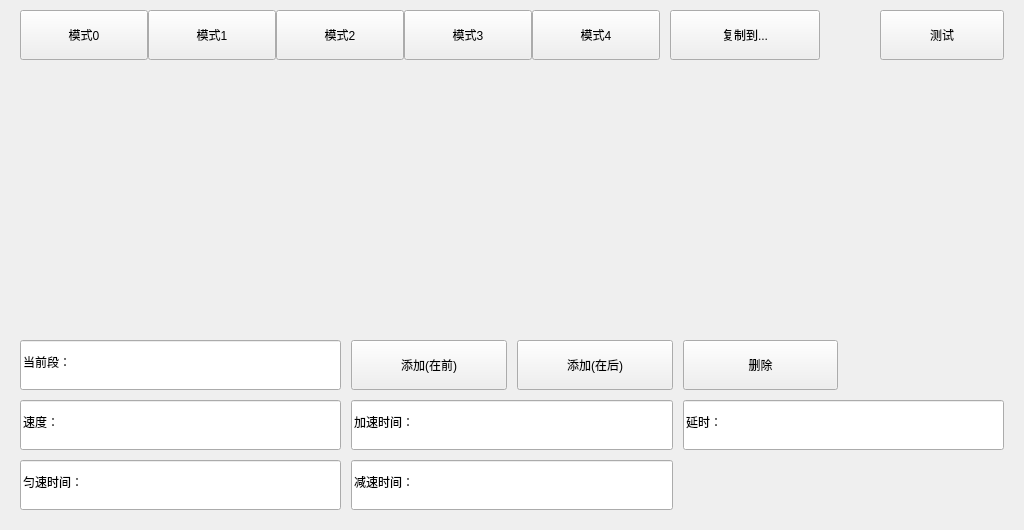
<?xml version="1.0" encoding="UTF-8"?>
<ui version="4.0">
 <class>FormMenuHSetMM2</class>
 <widget class="QWidget" name="FormMenuHSetMM2">
  <property name="geometry">
   <rect>
    <x>0</x>
    <y>0</y>
    <width>1024</width>
    <height>530</height>
   </rect>
  </property>
  <property name="windowTitle">
   <string>FormMenuHSetMM2</string>
  </property>
  <widget class="QPushButton" name="btn_test">
   <property name="geometry">
    <rect>
     <x>880</x>
     <y>10</y>
     <width>124</width>
     <height>50</height>
    </rect>
   </property>
   <property name="sizePolicy">
    <sizepolicy hsizetype="Minimum" vsizetype="Minimum">
     <horstretch>0</horstretch>
     <verstretch>0</verstretch>
    </sizepolicy>
   </property>
   <property name="text">
    <string>测试</string>
   </property>
  </widget>
  <widget class="QWidget" name="widget" native="true">
   <property name="geometry">
    <rect>
     <x>20</x>
     <y>10</y>
     <width>640</width>
     <height>50</height>
    </rect>
   </property>
   <layout class="QHBoxLayout" name="horizontalLayout">
    <property name="spacing">
     <number>0</number>
    </property>
    <property name="leftMargin">
     <number>0</number>
    </property>
    <property name="topMargin">
     <number>0</number>
    </property>
    <property name="rightMargin">
     <number>0</number>
    </property>
    <property name="bottomMargin">
     <number>0</number>
    </property>
    <item>
     <widget class="QPushButton" name="pushButton">
      <property name="sizePolicy">
       <sizepolicy hsizetype="Minimum" vsizetype="Minimum">
        <horstretch>0</horstretch>
        <verstretch>0</verstretch>
       </sizepolicy>
      </property>
      <property name="text">
       <string>模式0</string>
      </property>
      <property name="checkable">
       <bool>true</bool>
      </property>
     </widget>
    </item>
    <item>
     <widget class="QPushButton" name="pushButton_2">
      <property name="sizePolicy">
       <sizepolicy hsizetype="Minimum" vsizetype="Minimum">
        <horstretch>0</horstretch>
        <verstretch>0</verstretch>
       </sizepolicy>
      </property>
      <property name="text">
       <string>模式1</string>
      </property>
      <property name="checkable">
       <bool>true</bool>
      </property>
     </widget>
    </item>
    <item>
     <widget class="QPushButton" name="pushButton_3">
      <property name="sizePolicy">
       <sizepolicy hsizetype="Minimum" vsizetype="Minimum">
        <horstretch>0</horstretch>
        <verstretch>0</verstretch>
       </sizepolicy>
      </property>
      <property name="text">
       <string>模式2</string>
      </property>
      <property name="checkable">
       <bool>true</bool>
      </property>
     </widget>
    </item>
    <item>
     <widget class="QPushButton" name="pushButton_4">
      <property name="sizePolicy">
       <sizepolicy hsizetype="Minimum" vsizetype="Minimum">
        <horstretch>0</horstretch>
        <verstretch>0</verstretch>
       </sizepolicy>
      </property>
      <property name="text">
       <string>模式3</string>
      </property>
      <property name="checkable">
       <bool>true</bool>
      </property>
     </widget>
    </item>
    <item>
     <widget class="QPushButton" name="pushButton_5">
      <property name="sizePolicy">
       <sizepolicy hsizetype="Minimum" vsizetype="Minimum">
        <horstretch>0</horstretch>
        <verstretch>0</verstretch>
       </sizepolicy>
      </property>
      <property name="text">
       <string>模式4</string>
      </property>
      <property name="checkable">
       <bool>true</bool>
      </property>
     </widget>
    </item>
   </layout>
  </widget>
  <widget class="QPushButton" name="btn_copy">
   <property name="geometry">
    <rect>
     <x>670</x>
     <y>10</y>
     <width>150</width>
     <height>50</height>
    </rect>
   </property>
   <property name="sizePolicy">
    <sizepolicy hsizetype="Minimum" vsizetype="Minimum">
     <horstretch>0</horstretch>
     <verstretch>0</verstretch>
    </sizepolicy>
   </property>
   <property name="text">
    <string>复制到...</string>
   </property>
  </widget>
  <widget class="GraphMotorMode2" name="gm" native="true">
   <property name="geometry">
    <rect>
     <x>20</x>
     <y>70</y>
     <width>984</width>
     <height>260</height>
    </rect>
   </property>
  </widget>
  <widget class="QWidget" name="widget_2" native="true">
   <property name="geometry">
    <rect>
     <x>20</x>
     <y>340</y>
     <width>984</width>
     <height>170</height>
    </rect>
   </property>
   <layout class="QGridLayout" name="gridLayout">
    <property name="leftMargin">
     <number>0</number>
    </property>
    <property name="topMargin">
     <number>0</number>
    </property>
    <property name="rightMargin">
     <number>0</number>
    </property>
    <property name="bottomMargin">
     <number>0</number>
    </property>
    <property name="spacing">
     <number>10</number>
    </property>
    <item row="1" column="2">
     <widget class="QImageLineEdit" name="val_5">
      <property name="minimumSize">
       <size>
        <width>0</width>
        <height>50</height>
       </size>
      </property>
      <property name="whatsThis">
       <string>角度：?</string>
      </property>
      <property name="text">
       <string>延时：</string>
      </property>
     </widget>
    </item>
    <item row="1" column="0">
     <widget class="QImageLineEdit" name="val_1">
      <property name="minimumSize">
       <size>
        <width>0</width>
        <height>50</height>
       </size>
      </property>
      <property name="whatsThis">
       <string>角度：?</string>
      </property>
      <property name="text">
       <string>速度：</string>
      </property>
     </widget>
    </item>
    <item row="0" column="1" colspan="2">
     <widget class="QWidget" name="widget_3" native="true">
      <layout class="QHBoxLayout" name="horizontalLayout_2">
       <property name="spacing">
        <number>10</number>
       </property>
       <property name="leftMargin">
        <number>0</number>
       </property>
       <property name="topMargin">
        <number>0</number>
       </property>
       <property name="rightMargin">
        <number>0</number>
       </property>
       <property name="bottomMargin">
        <number>0</number>
       </property>
       <item>
        <widget class="QPushButton" name="btn_add_1">
         <property name="sizePolicy">
          <sizepolicy hsizetype="Expanding" vsizetype="Preferred">
           <horstretch>0</horstretch>
           <verstretch>0</verstretch>
          </sizepolicy>
         </property>
         <property name="text">
          <string>添加(在前)</string>
         </property>
        </widget>
       </item>
       <item>
        <widget class="QPushButton" name="btn_add_2">
         <property name="sizePolicy">
          <sizepolicy hsizetype="Expanding" vsizetype="Preferred">
           <horstretch>0</horstretch>
           <verstretch>0</verstretch>
          </sizepolicy>
         </property>
         <property name="text">
          <string>添加(在后)</string>
         </property>
        </widget>
       </item>
       <item>
        <widget class="QPushButton" name="btn_del">
         <property name="sizePolicy">
          <sizepolicy hsizetype="Expanding" vsizetype="Preferred">
           <horstretch>0</horstretch>
           <verstretch>0</verstretch>
          </sizepolicy>
         </property>
         <property name="text">
          <string>删除</string>
         </property>
        </widget>
       </item>
       <item>
        <widget class="QWidget" name="widget_4" native="true">
         <property name="sizePolicy">
          <sizepolicy hsizetype="Expanding" vsizetype="Preferred">
           <horstretch>0</horstretch>
           <verstretch>0</verstretch>
          </sizepolicy>
         </property>
        </widget>
       </item>
      </layout>
     </widget>
    </item>
    <item row="2" column="0">
     <widget class="QImageLineEdit" name="val_3">
      <property name="minimumSize">
       <size>
        <width>0</width>
        <height>50</height>
       </size>
      </property>
      <property name="whatsThis">
       <string>角度：?</string>
      </property>
      <property name="text">
       <string>匀速时间：</string>
      </property>
     </widget>
    </item>
    <item row="2" column="1">
     <widget class="QImageLineEdit" name="val_4">
      <property name="minimumSize">
       <size>
        <width>0</width>
        <height>50</height>
       </size>
      </property>
      <property name="whatsThis">
       <string>角度：?</string>
      </property>
      <property name="text">
       <string>减速时间：</string>
      </property>
     </widget>
    </item>
    <item row="1" column="1">
     <widget class="QImageLineEdit" name="val_2">
      <property name="minimumSize">
       <size>
        <width>0</width>
        <height>50</height>
       </size>
      </property>
      <property name="whatsThis">
       <string>角度：?</string>
      </property>
      <property name="text">
       <string>加速时间：</string>
      </property>
     </widget>
    </item>
    <item row="0" column="0">
     <widget class="QImageLineEdit" name="val_curi">
      <property name="minimumSize">
       <size>
        <width>0</width>
        <height>50</height>
       </size>
      </property>
      <property name="whatsThis">
       <string>当前段：?</string>
      </property>
      <property name="text">
       <string>当前段：</string>
      </property>
     </widget>
    </item>
   </layout>
  </widget>
 </widget>
 <customwidgets>
  <customwidget>
   <class>QImageLineEdit</class>
   <extends>QLineEdit</extends>
   <header>MWidget.h</header>
  </customwidget>
  <customwidget>
   <class>GraphMotorMode2</class>
   <extends>QWidget</extends>
   <header>GraphMotorMode2.h</header>
   <container>1</container>
  </customwidget>
 </customwidgets>
 <resources/>
 <connections/>
</ui>
